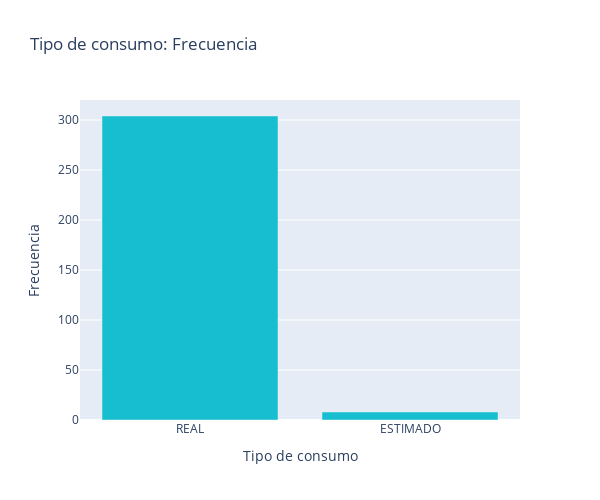

This figure's notebook cell:
### Markdown cell above
La variable ***Tipo consumo*** también es categórica, con dos categorías: 

- REAL

- ESTIMADO

### Code cell
fig=px.bar(DATOS['TIPO CONSUMO'].value_counts().sort_index(),
           x=DATOS['TIPO CONSUMO'].value_counts().index,
           y=DATOS['TIPO CONSUMO'].value_counts().values,
           labels={'x':'Tipo de consumo', 'y':'Frecuencia'},
           title='Tipo de consumo: Frecuencia',
           color_discrete_sequence=['#17becf']).update_layout(xaxis_title='Tipo de consumo',
                                            yaxis_title='Frecuencia',
                                            xaxis=dict(categoryorder='total descending'),
                                            height=500, width=600).show()

### Figure 1 — Plotly figure (JSON) as saved in the notebook; plotly's stock layout.template omitted (floating-point values rounded to 4 significant figures)
{"data": [{"alignmentgroup": "True", "hovertemplate": "Tipo de consumo=%{x}<br>Frecuencia=%{y}<extra></extra>", "legendgroup": "", "marker": {"color": "#17becf", "pattern": {"shape": ""}}, "name": "", "offsetgroup": "", "orientation": "v", "showlegend": false, "textposition": "auto", "type": "bar", "x": ["REAL", "ESTIMADO"], "xaxis": "x", "y": [304, 8], "yaxis": "y"}], "layout": {"barmode": "relative", "height": 500, "legend": {"tracegroupgap": 0}, "title": {"text": "Tipo de consumo: Frecuencia"}, "width": 600, "xaxis": {"anchor": "y", "categoryorder": "total descending", "domain": [0, 1], "title": {"text": "Tipo de consumo"}}, "yaxis": {"anchor": "x", "domain": [0, 1], "title": {"text": "Frecuencia"}}}}
